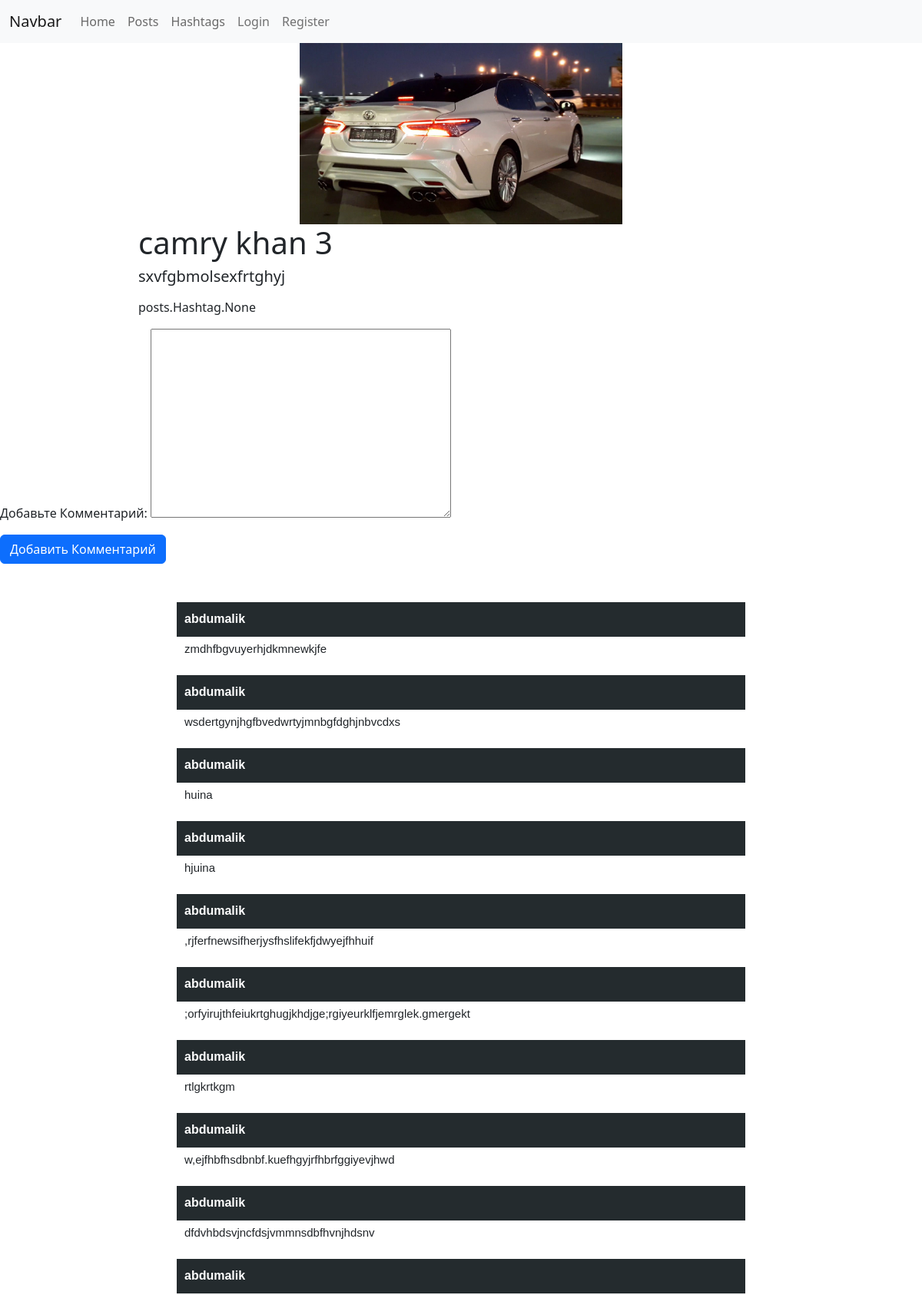
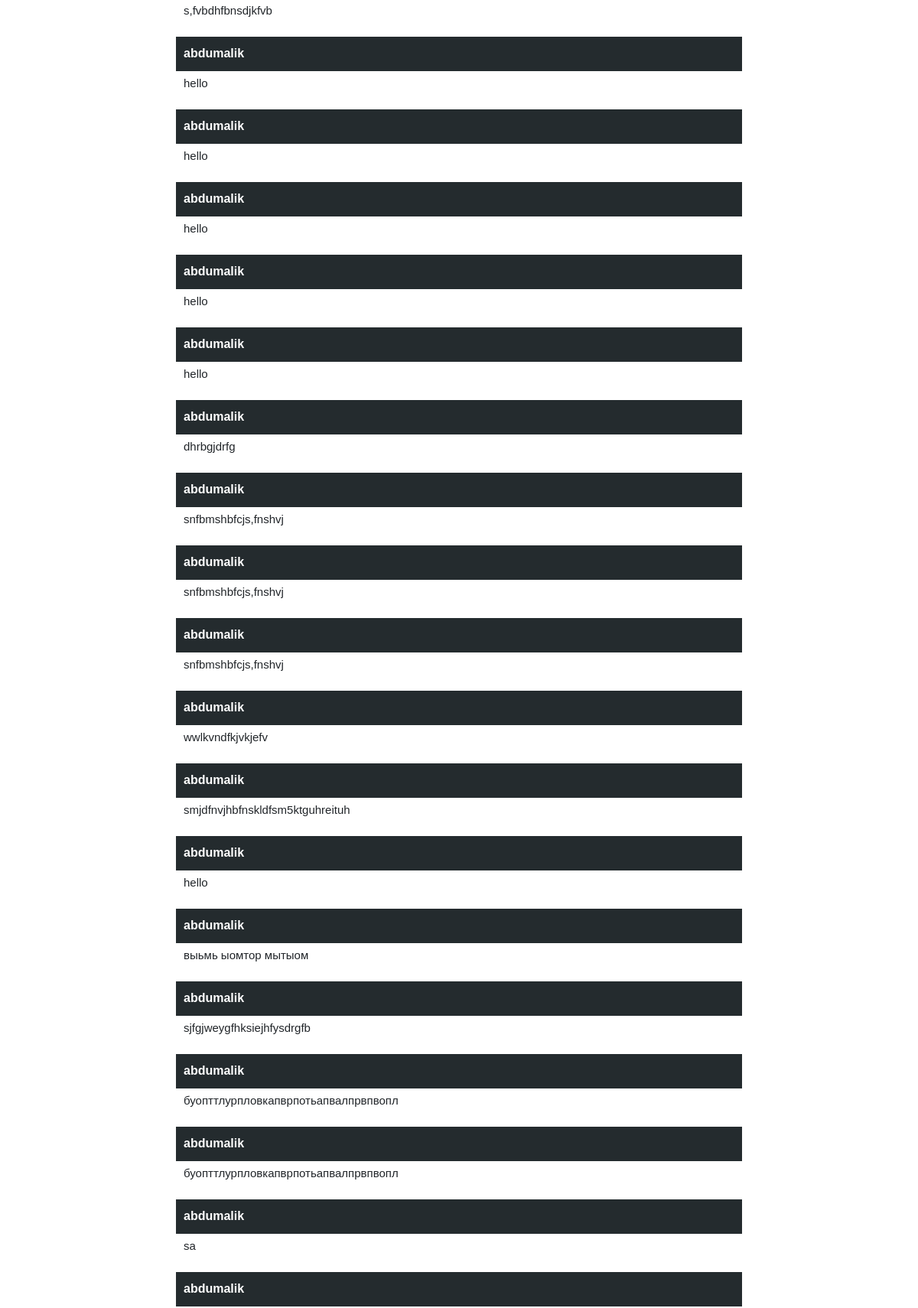
The app's page /posts/1/ (upper part) with its own data (2 pictures, top to bottom).
### posts/models.py (models this page shows, shortened)
class Post(models.Model):
    photo = models.ImageField()
    title = models.CharField(max_length=100)
    description = models.TextField()
    likes = models.IntegerField(choices=((i, "*" * i) for i in range(1, 6)), null=True)
    hashtags = models.ManyToManyField('Hashtag', blank=True)

class Comment(models.Model):
    author = models.ForeignKey(User, on_delete=models.CASCADE)
    text = models.TextField()
    post = models.ForeignKey(Post, on_delete=models.CASCADE)

### posts/views.py (the view, shortened to what this page needs)
# urls.py: path('posts/<int:id>/', DetailPostView.as_view()),
class DetailPostView(DetailView, CreateView):
    template_name = 'posts/detail.html'
    queryset = Post.objects.all()
    form_class = CommentCreateForm
    pk_url_kwarg = 'id'
    def get_context_data(self, **kwargs):
        return {
            'post': self.get_object(),
            'comments': Comment.objects.filter(post=self.get_object()),
            'form': kwargs.get('form', self.form_class),
            'user': get_user_from_request(self.request)
        }

### users/utils.py (called while the page is built)
def get_user_from_request(request):
    return request.user if not request.user.is_anonymous else None

### templates/posts/detail.html (shortened to what this page needs)
{% extends 'layouts/main.html' %}
{% block content %}
    <div class="post">
        <div class="image">
            <img src="/media/{{ post.photo }}/" alt="">
        </div>
        <div>
            <div style="display:flex; justify-content: space-between">
                <h1>{{ post.title }}</h1>
            </div>
            <h5>{{ post.description }}</h5>
            <div>
                <p>{{ post.hashtags }}</p>
            </div>
        </div>
    </div>
    <div class="create_comment">
        <form action="" method="post">
            {{ form.as_p }}
            <input type="submit" class="btn btn-primary" value="Добавить Комментарий">
        </form>
    </div>
    <div class="comments">
        {% for comment in comments %}
            <div style="margin: 50px">
                <p class="author">{{ comment.author.username }}</p>
                <p class="text">{{ comment.text }}</p>
            </div>
        {% endfor %}
    </div>
{% endblock %}

### templates/posts/detail.html (style rules this page uses)
.image > img { width: 50%; margin-left: 25%; }
.comments { width: 70%; margin-left: 15%; }
.comments > div { height: 45px; margin-bottom: 20px; background: #242b2e; padding: 10px; }
.author { color: #fff; flex: 10px; font-family: sans-serif; font-weight: bold; }
.text { font-size: 15px; font-family: sans-serif; margin-bottom: 10px; }
.post { width: 70%; margin-left: 15%; }

### records on screen
Post: photo (picture), title "camry khan 3", description "sxvfgbmolsexfrtghyj", hashtags "posts.Hashtag.None"
Comment: author.username "abdumalik", text "zmdhfbgvuyerhjdkmnewkjfe"
Comment: author.username "abdumalik", text "wsdertgynjhgfbvedwrtyjmnbgfdghjnbvcdxs"
Comment: author.username "abdumalik", text "huina"
Comment: author.username "abdumalik", text "hjuina"
Comment: author.username "abdumalik", text ",rjferfnewsifherjysfhslifekfjdwyejfhhuif"
Comment: author.username "abdumalik", text ";orfyirujthfeiukrtghugjkhdjge;rgiyeurklfjemrglek.gmergekt"
Comment: author.username "abdumalik", text "rtlgkrtkgm"
Comment: author.username "abdumalik", text "w,ejfhbfhsdbnbf.kuefhgyjrfhbrfggiyevjhwd"
Comment: author.username "abdumalik", text "dfdvhbdsvjncfdsjvmmnsdbfhvnjhdsnv"
Comment: author.username "abdumalik", text "s,fvbdhfbnsdjkfvb"
Comment: author.username "abdumalik", text "hello"
Comment: author.username "abdumalik", text "hello"
Comment: author.username "abdumalik", text "hello"
Comment: author.username "abdumalik", text "hello"
Comment: author.username "abdumalik", text "hello"
Comment: author.username "abdumalik", text "dhrbgjdrfg"
Comment: author.username "abdumalik", text "snfbmshbfcjs,fnshvj"
Comment: author.username "abdumalik", text "snfbmshbfcjs,fnshvj"
Comment: author.username "abdumalik", text "snfbmshbfcjs,fnshvj"
Comment: author.username "abdumalik", text "wwlkvndfkjvkjefv"
Comment: author.username "abdumalik", text "smjdfnvjhbfnskldfsm5ktguhreituh"
Comment: author.username "abdumalik", text "hello"
Comment: author.username "abdumalik", text "выьмь ыомтор мытыом"
Comment: author.username "abdumalik", text "sjfgjweygfhksiejhfysdrgfb"
Comment: author.username "abdumalik", text "буопттлурпловкапврпотьапвалпрвпвопл"
Comment: author.username "abdumalik", text "буопттлурпловкапврпотьапвалпрвпвопл"
Comment: author.username "abdumalik", text "sa"
Comment: author.username "abdumalik"
